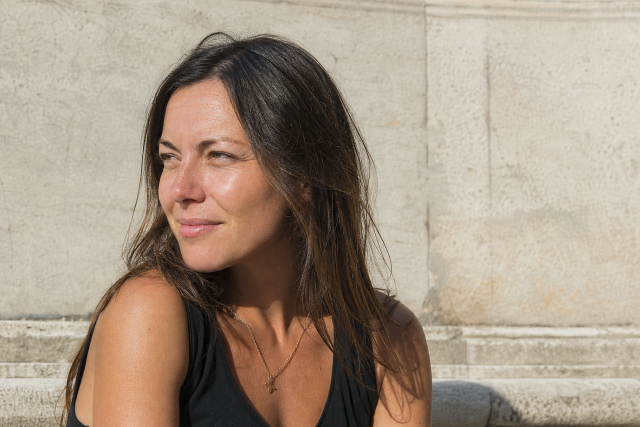
#> input picture GOLDEN_DAYLIGHT_CINEMA/PREVIEWS/02_BEFORE.png, 1280 x 853 px, given in place of 01_harsh_midday_city_BEFORE.png, which was not available (shown at 1/2 size)
$ python build_contact_sheet.py
#> lines starting #> are read from the running program, lines starting #| are printed output that depends on the picture
"""
Generate a high-resolution dark-portfolio Contact Sheet PNG comparing all 8
Simulated Apple Log 2 (BEFORE) and GOLDEN_DAYLIGHT_CINEMA.cube (AFTER) pairs.
"""

from __future__ import annotations

import os
from PIL import Image, ImageDraw, ImageFont

SCENES = [
    ("01_harsh_midday_city", "01 · HARSH MIDDAY CITY"),
    ("02_midday_portrait", "02 · MIDDAY PORTRAIT"),
    ("03_mediterranean_street", "03 · MEDITERRANEAN STREET"),
    ("04_bright_beach_daylight", "04 · BRIGHT BEACH DAYLIGHT"),
    ("05_natural_landscape_greenery_mountains", "05 · NATURAL LANDSCAPE"),
    ("06_golden_hour_landscape", "06 · GOLDEN-HOUR LANDSCAPE"),
    ("07_modern_architecture", "07 · MODERN ARCHITECTURE"),
    ("08_outdoor_travel_people_buildings", "08 · OUTDOOR TRAVEL SCENE"),
]


def load_font(size: int, bold: bool = False):
#> called with size = 38, bold = True
    candidates = [
        "/usr/share/fonts/truetype/dejavu/DejaVuSans-Bold.ttf" if bold else "/usr/share/fonts/truetype/dejavu/DejaVuSans.ttf",
        "/usr/share/fonts/truetype/liberation/LiberationSans-Bold.ttf" if bold else "/usr/share/fonts/truetype/liberation/LiberationSans-Regular.ttf",
    ]
    for path in candidates:
        if os.path.exists(path):
            return ImageFont.truetype(path, size)
    return ImageFont.load_default()


def main() -> None:
    root = os.path.abspath(os.path.join(os.path.dirname(__file__), ".."))
    prev_dir = os.path.join(root, "GOLDEN_DAYLIGHT_CINEMA", "PREVIEWS")
    cs_dir = os.path.join(root, "GOLDEN_DAYLIGHT_CINEMA", "CONTACT_SHEET")
    os.makedirs(cs_dir, exist_ok=True)

    # Layout: 2 columns x 4 rows of paired BEFORE|AFTER cards
    # Each image thumb: 540 x 295 (exact 1408:768 aspect ratio)
    thumb_w, thumb_h = 540, 295
    pair_gap = 8
    card_pad = 16
    label_h = 34
    card_w = thumb_w * 2 + pair_gap + card_pad * 2
    card_h = thumb_h + label_h + card_pad * 2

    cols, rows = 2, 4
    col_gap = 28
    row_gap = 26
    margin_x = 48
    header_h = 150
    footer_h = 72

    canvas_w = margin_x * 2 + cols * card_w + (cols - 1) * col_gap
    canvas_h = header_h + rows * card_h + (rows - 1) * row_gap + footer_h

    canvas = Image.new("RGB", (canvas_w, canvas_h), (12, 13, 16))
    draw = ImageDraw.Draw(canvas)

    f_title = load_font(38, bold=True)
    f_sub = load_font(18, bold=False)
    f_card = load_font(17, bold=True)
    f_badge = load_font(13, bold=True)
    f_foot = load_font(15, bold=False)

    # Header
    draw.text((margin_x, 34), "GOLDEN DAYLIGHT CINEMA — CONTACT SHEET", fill=(242, 232, 212), font=f_title)
    draw.text(
        (margin_x, 86),
        "Apple Log 2 (Apple Wide Gamut)  ->  Rec.709 SDR Gamma 2.4   |   33x33x33 Standalone 3D LUT   |   iPhone 17 Pro / Blackmagic Camera",
        fill=(182, 174, 160),
        font=f_sub,
    )
    draw.text(
        (margin_x, 114),
        "Note: BEFORE frames are documented Simulated Apple Log 2 inputs derived from SDR reference plates; AFTER frames are rendered directly via GOLDEN_DAYLIGHT_CINEMA.cube.",
        fill=(212, 168, 92),
        font=f_foot,
    )

    for idx, (slug, label) in enumerate(SCENES):
        r = idx // cols
        c = idx % cols
        cx = margin_x + c * (card_w + col_gap)
        cy = header_h + r * (card_h + row_gap)

        # Card background
        draw.rounded_rectangle([cx, cy, cx + card_w, cy + card_h], radius=10, fill=(22, 24, 29), outline=(48, 50, 58), width=1)
        draw.text((cx + card_pad, cy + 12), label, fill=(238, 228, 208), font=f_card)
        draw.text((cx + card_w - card_pad - 230, cy + 14), "BEFORE (Log 2 Sim)  /  AFTER (.cube)", fill=(140, 144, 154), font=f_badge)

        im_b = Image.open(os.path.join(prev_dir, f"{slug}_BEFORE.png")).convert("RGB").resize((thumb_w, thumb_h), Image.Resampling.LANCZOS)
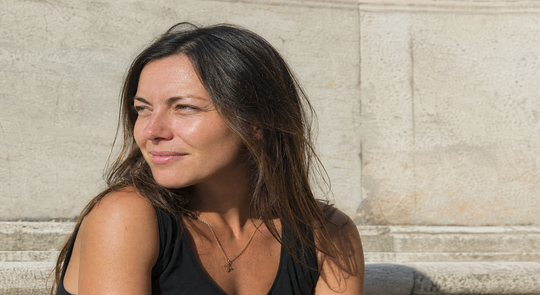
#> im_b: PIL image 540x295 RGB; mean R, G, B 166.1, 150.7, 134.3
        im_a = Image.open(os.path.join(prev_dir, f"{slug}_AFTER.png")).convert("RGB").resize((thumb_w, thumb_h), Image.Resampling.LANCZOS)
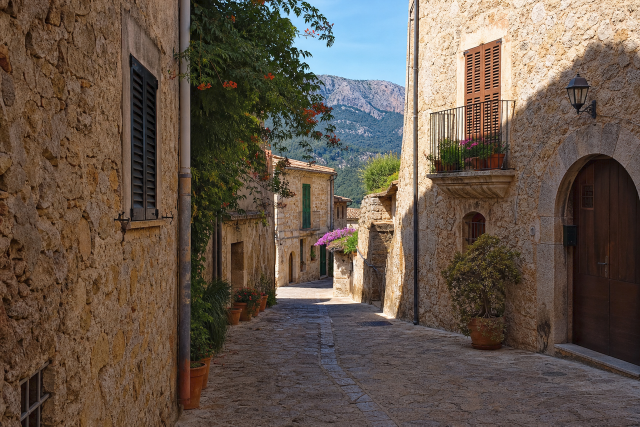
#> input picture GOLDEN_DAYLIGHT_CINEMA/PREVIEWS/03_BEFORE.png, 1280 x 853 px, given in place of 01_harsh_midday_city_AFTER.png, which was not available (shown at 1/2 size)
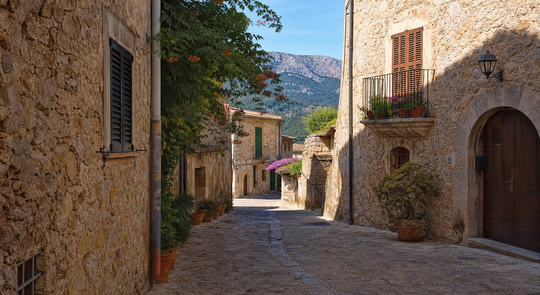
#> im_a: PIL image 540x295 RGB; mean R, G, B 100.9, 86.8, 75

        iy = cy + card_pad + label_h - 6
        bx = cx + card_pad
        ax = bx + thumb_w + pair_gap

        canvas.paste(im_b, (bx, iy))
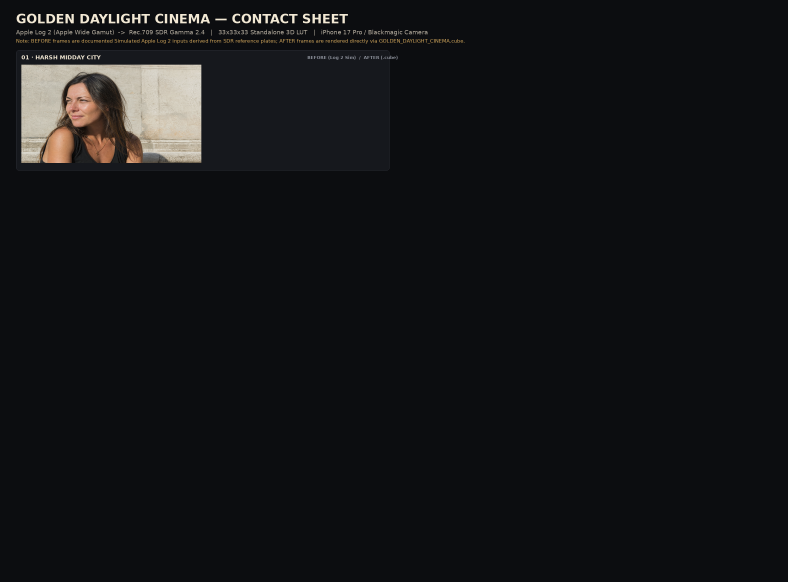
#> canvas: PIL image 2364x1744 RGB (shown at 1/3 size); mean R, G, B 19.7, 20.1, 22.3
        canvas.paste(im_a, (ax, iy))
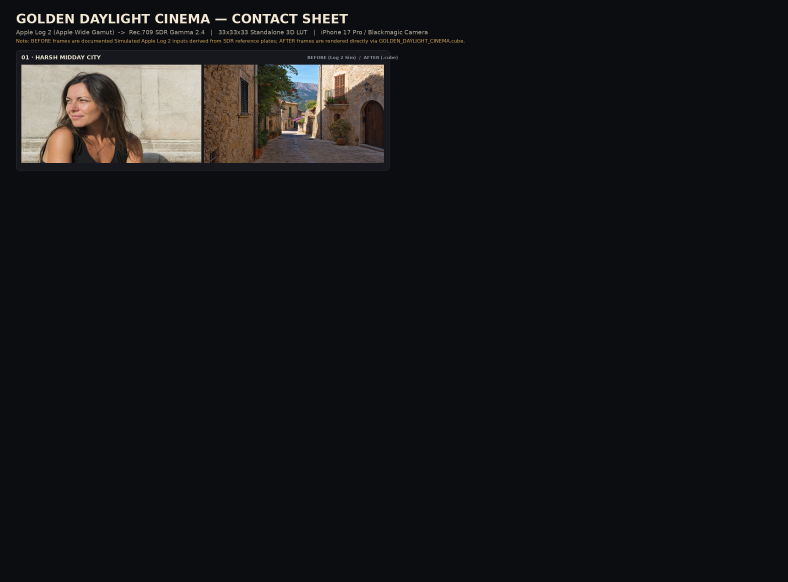
#> canvas: PIL image 2364x1744 RGB (shown at 1/3 size); mean R, G, B 22.8, 22.5, 24

        # Subtle badges
        draw.rectangle([bx + 8, iy + 8, bx + 84, iy + 28], fill=(16, 17, 20))
        draw.text((bx + 14, iy + 11), "BEFORE", fill=(195, 198, 205), font=f_badge)

        draw.rectangle([ax + 8, iy + 8, ax + 74, iy + 28], fill=(184, 134, 48))
        draw.text((ax + 14, iy + 11), "AFTER", fill=(14, 15, 18), font=f_badge)

    draw.text(
        (margin_x, canvas_h - 44),
        "GOLDEN_DAYLIGHT_CINEMA.cube  |  33^3 Tetrahedral Interpolation  |  See VALIDATION_REPORT.txt and SOURCES.md for methodology & disclosures",
        fill=(132, 136, 146),
        font=f_foot,
    )

    out_path = os.path.join(cs_dir, "GOLDEN_DAYLIGHT_CINEMA_CONTACT_SHEET.png")
    canvas.save(out_path, format="PNG", optimize=True)
    print(f"Wrote {out_path} ({canvas.size[0]}x{canvas.size[1]}, {os.path.getsize(out_path) / (1024*1024):.2f} MB)")


if __name__ == "__main__":
#> (the run stopped early here; a loop or call above may not have finished)
